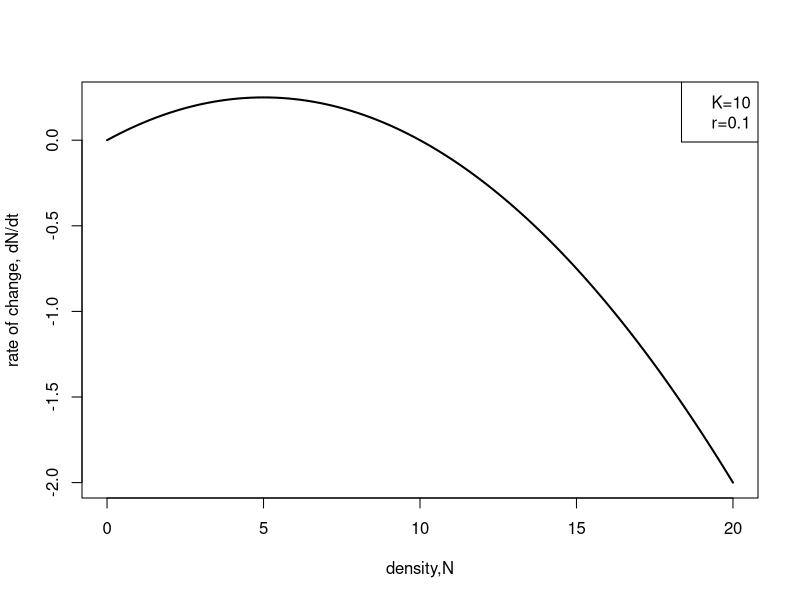
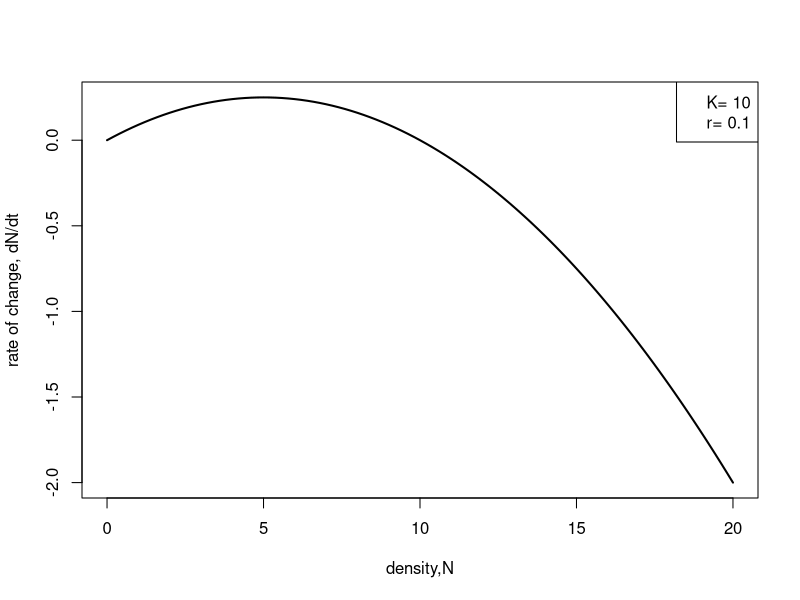
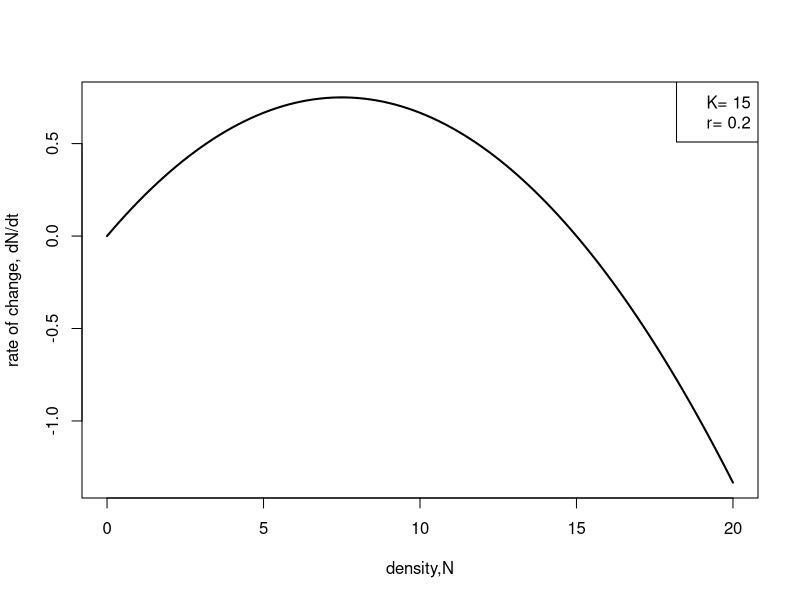
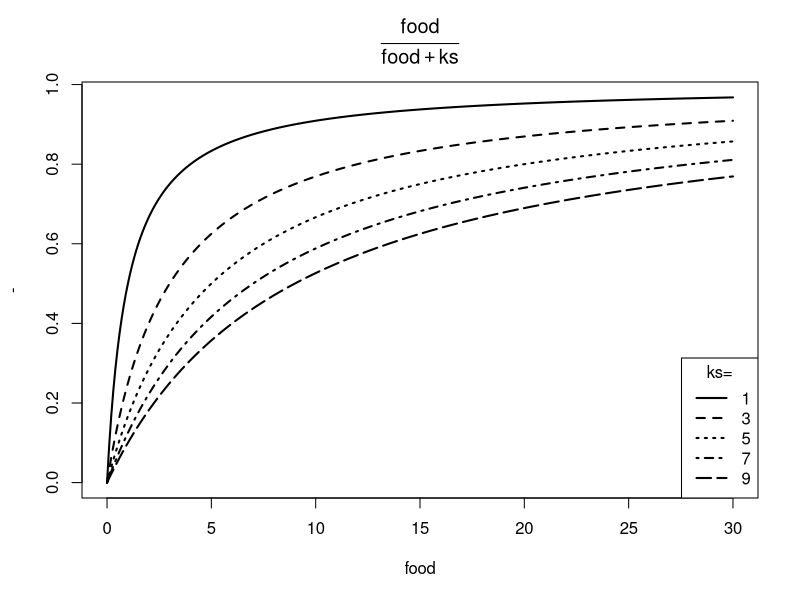

Write R code to recreate these figures, in order.
#chapter 2 case studies
#example on page 63: making sense ot ouf mathematical formulations

#sets variables used in carrying capacity equation
#intrinsic rate of increase/day
r<-0.1
#carrying capacity
K<-10
#opens a new window
#not necessary in Rstudio
windows(width=5, height=5)
#curve() draws a curve corresponding to the expression
#a function over the interval of [from,to] 
curve (expr =r*x*(1-x/K), from=0, to=20, lwd=2, xlab="density,N", ylab="rate of change, dN/dt")
#adds a legend to the corner of the plot 
legend ("topright", c("K=10", "r=0.1"))

#"expr" can be the name of a function, a call,
#or an expression written as a function o fx

#let's try writing an easy function
#x is the intake 
f1 <- function(x){
  #this shows what we do to x once it's taken in
  y <- x*10
  #y is the output
  y
}
#now let's try writing the carrying capacity function
carrycap <- function(x,r,K){
  z <- r*x*(1-x/K)
  z
}
#call the function with different X values
#compare them to the previous graph
carrycap(20,r,K)

#now let's use that function to remake the graph. Should be exactly the same.
curve (expr=carrycap(x,r,K), from=0, to=20, lwd=2, xlab="density,N", ylab="rate of change, dN/dt")
#let's try to remake the legend so it changes when r and K change
legend ("topright", c(paste("K=",K), paste("r=",r)))

#let's test the above code with new r and K values. Run all 4 of the following lines at once.
#note: we don't have to change the carrycap function because it takes in whatever values
#are stored in the r and K variables, which we're redefining below.
r<-0.2
K<-15
curve (expr=carrycap(x,r,K), from=0, to=20, lwd=2, xlab="density,N", ylab="rate of change, dN/dt")
legend ("topright", c(paste("K=",K), paste("r=",r)))

#####################
#example on pg 64: one formula, several parameter values
#the previous example only used 1 set of parameters (0.1 and 10)
#but we want to compute and compare the dependent variable
#when there's lots of different parameter values.

#describing grazing of a consumer on its food
#start with defining values of food and parameter values
food <- seq(0,30,by=0.1)
ks <- seq(1,10,by=2)

#next, calculate Monod function for every combo of food and ks values
#R's function outer() can do that
#stored in a matrix called foodmat, each column are the food values for every ks
#inside the outer() call is shorthand for function writing
#that we practiced above
foodmat <- outer(food,ks,function(x,y) x/(y+x))
head(foodmat)
summary(foodmat)

#next, plot them all on one graph
#matplot plots the columns of one matrix against the columns of another
windows(width=5, height=5)
matplot(x=food,y=foodmat,type="l",col="black",
        xlab="food",ylab="-",lwd=2,
        #this part is the title of the graph
        main=expression(frac(food,food+ks)))
#add a legend for the plot
#making a key for the line types is tricky
legend("bottomright", as.character(ks), title="ks=",lty=1:5,lwd=2)
